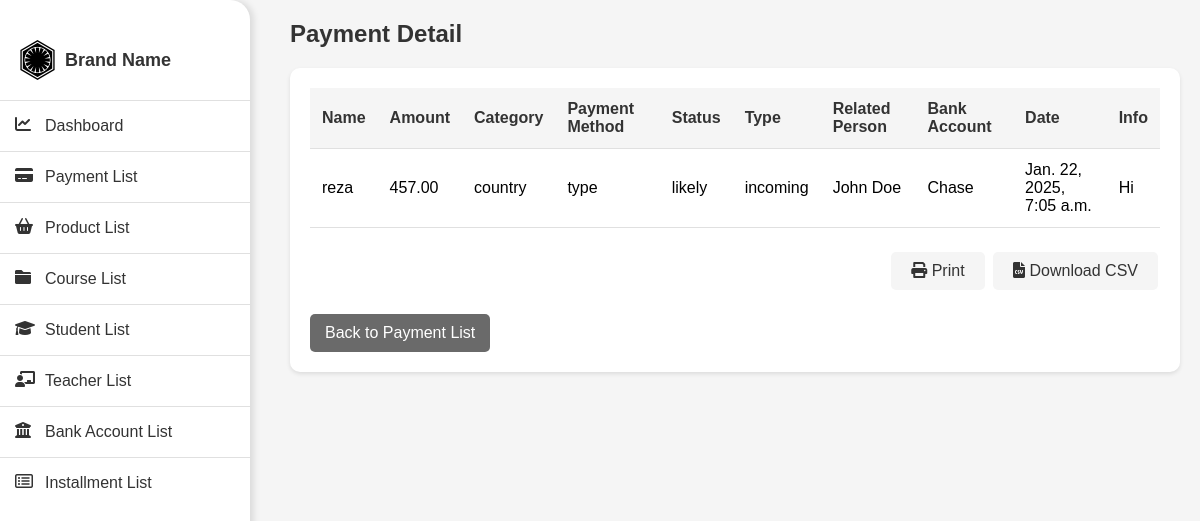
The app's page /payment-detail/319/ (signed in) with its own data.
### payments/models.py (models this page shows, shortened)
class Payment(models.Model):
    name = models.CharField(max_length=255, db_index=True)
    amount = models.DecimalField(max_digits=10, decimal_places=2)
    datetime = models.DateTimeField(auto_now_add=True, db_index=True)
    related_person = models.ForeignKey(Person, on_delete=models.DO_NOTHING, related_name='payments')
    payment_method = models.ForeignKey(PaymentMethod, on_delete=models.DO_NOTHING, related_name='payments')
    status = models.ForeignKey(Status, on_delete=models.DO_NOTHING, related_name='payments')
    info_text = models.TextField(blank=True, null=True)
    category = models.ForeignKey(PaymentCategory, on_delete=models.DO_NOTHING, related_name='payments')
    payment_type = models.ForeignKey(PaymentType, on_delete=models.DO_NOTHING, related_name='payments')
    related_bank_account = models.ForeignKey(BankAccount, on_delete=models.DO_NOTHING, null=True, blank=True,
                                             related_name='payments')

class PaymentCategory(models.Model):
    name = models.CharField(max_length=255, unique=True)
    type = models.CharField(max_length=255, blank=True, null=True)

class PaymentMethod(models.Model):
    title = models.CharField(max_length=255)
    description = models.TextField(blank=True, null=True)

class Status(models.Model):
    title = models.CharField(max_length=255)
    description = models.TextField(blank=True, null=True)

class PaymentType(models.Model):
    title = models.CharField(max_length=255)
    description = models.TextField(blank=True, null=True)

class Person(models.Model):
    name = models.CharField(max_length=255)
    national_id = models.CharField(max_length=20, unique=True)

class BankAccount(models.Model):
    name = models.CharField(max_length=255)
    bank_number = models.CharField(max_length=50, unique=True)
    description = models.TextField(blank=True, null=True)

### payments/views.py (the view)
# urls.py: path('payment-detail/<int:payment_id>/', views.payment_detail, name='payment_detail'),
@login_required
@user_passes_test(is_staff_or_superuser, login_url='login')
def payment_detail(request, payment_id):
    payment = get_object_or_404(Payment, id=payment_id)
    return render(request, 'payments/payment_detail.html', {
        'payment': payment
    })

### payments/views.py (called while the page is built)
def is_staff_or_superuser(user):
    return user.is_staff or user.is_superuser

### payments/templates/payments/payment_detail.html (shortened to what this page needs)
{% load static %}
<!DOCTYPE html>
<html lang="en">
<head>
    <link rel="stylesheet" href="https://cdnjs.cloudflare.com/ajax/libs/font-awesome/6.0.0/css/all.min.css">
</head>
<body>
<div class="sidebar">
    <div class="sidebar-header">
        <i class="fa-brands fa-first-order"></i>
        <h2>Brand Name</h2>
    </div>
    <a href="{% url 'dashboard' %}" class="sidebar-button {% if request.resolver_match.url_name == 'dashboard' %}active{% endif %}">
        <i class="fa-solid fa-chart-line"></i>
        Dashboard
    </a>
    <a href="{% url 'payment_list' %}" class="sidebar-button {% if request.resolver_match.url_name == 'payment_list' %}active{% endif %}">
        <i class="fa-solid fa-credit-card"></i>
        Payment List
    </a>
    <a href="{% url 'product_list' %}" class="sidebar-button {% if request.resolver_match.url_name == 'product_list' %}active{% endif %}">
        <i class="fa-solid fa-basket-shopping"></i>
        Product List
    </a>
    <a href="{% url 'course_list' %}" class="sidebar-button {% if request.resolver_match.url_name == 'course_list' %}active{% endif %}">
        <i class="fa-solid fa-folder"></i>
        Course List
    </a>
    <a href="{% url 'student_list' %}" class="sidebar-button {% if request.resolver_match.url_name == 'student_list' %}active{% endif %}">
        <i class="fa-solid fa-graduation-cap"></i>
        Student List
    </a>
    <a href="{% url 'teacher_list' %}" class="sidebar-button {% if request.resolver_match.url_name == 'teacher_list' %}active{% endif %}">
        <i class="fa-solid fa-chalkboard-user"></i>
        Teacher List
    </a>
    <a href="{% url 'bank_account_list' %}" class="sidebar-button {% if request.resolver_match.url_name == 'bank_account_list' %}active{% endif %}">
        <i class="fa-solid fa-building-columns"></i>
        Bank Account List
    </a>
    <a href="{% url 'installment_list' %}" class="sidebar-button {% if request.resolver_match.url_name == 'installment_list' %}active{% endif %}">
        <i class="fa-regular fa-rectangle-list"></i>
        Installment List
    </a>
</div>
<div class="content">
    <div class="page-header">
        <h1>Payment Detail</h1>
    </div>
    <div class="table-container">
        <table id="payment-detail-table">
            <thead>
                <tr>
                    <th>Name</th>
                    <th>Amount</th>
                    <th>Category</th>
                    <th>Payment Method</th>
                    <th>Status</th>
                    <th>Type</th>
                    <th>Related Person</th>
                    <th>Bank Account</th>
                    <th>Date</th>
                    <th>Info</th>
                </tr>
            </thead>
            <tbody>
                <tr>
                    <td>{{ payment.name }}</td>
                    <td>{{ payment.amount }}</td>
                    <td>{{ payment.category.name }}</td>
                    <td>{{ payment.payment_method.title }}</td>
                    <td>{{ payment.status.title }}</td>
                    <td>{{ payment.payment_type.title }}</td>
                    <td>{{ payment.related_person.name }}</td>
                    <td>{{ payment.related_bank_account.name|default:"None" }}</td>
                    <td>{{ payment.datetime }}</td>
                    <td>{{ payment.info_text }}</td>
                </tr>
            </tbody>
        </table>
        <div style="text-align: right; margin-top: 20px;">
            <button onclick="printTable('payment-detail-table')" class="action-button"><i class="fa-solid fa-print"></i> Print</button>
            <button onclick="exportToCSV('payment-detail-table')" class="action-button"><i class="fa-solid fa-file-csv"></i> Download CSV</button>
        </div>
        <a href="{% url 'payment_list' %}" class="back-link">Back to Payment List</a>
    </div>
</div>
</body>
</html>

### payments/templates/payments/payment_detail.html (style rules this page uses)
* { box-sizing: border-box; margin: 0; padding: 0; }
body { font-family: Arial, sans-serif; background: #f5f5f5; margin: 0; display: flex; opacity: 0; animation: fadeIn 0.3s ease-in forwards; }
.sidebar { width: 250px; background-color: #ffffff; border-radius: 0 20px 20px 0; box-shadow: 4px 0 6px rgba(0, 0, 0, 0.1); padding: 20px 0; height: 100vh; position: fixed; left: 0; top: 0; transition: transform 0.3s ease; }
.sidebar-header { display: flex; align-items: center; padding: 20px; border-bottom: 1px solid #e0e0e0; }
.sidebar-header i { font-size: 40px; margin-right: 10px; }
.sidebar-header h2 { font-size: 18px; color: #333333; }
.sidebar-button { display: flex; align-items: center; width: 100%; padding: 15px; text-align: left; color: #333333; text-decoration: none; border-bottom: 1px solid #e0e0e0; transition: background-color 0.3s ease; }
.sidebar-button i { width: 20px; height: 20px; margin-right: 10px; }
.sidebar-button:last-child { border-bottom: none; }
.content { margin-left: 270px; padding: 20px; width: calc(100% - 270px); transition: margin-left 0.3s ease; }
.page-header { display: flex; justify-content: space-between; align-items: center; margin-bottom: 20px; }
.page-header h1 { font-size: 24px; color: #333333; }
.table-container { background-color: #ffffff; border-radius: 10px; box-shadow: 0 2px 4px rgba(0, 0, 0, 0.1); padding: 20px; overflow-x: auto; }
table { width: 100%; border-collapse: collapse; }
th, td { padding: 12px; text-align: left; border-bottom: 1px solid #e0e0e0; }
th { background-color: #f5f5f5; font-weight: bold; color: #333333; }
.back-link { display: inline-block; margin-top: 20px; padding: 10px 15px; background-color: #6a6a6a; color: #ffffff; text-decoration: none; border-radius: 5px; }
.action-button { background-color: #f5f5f5; border: none; color: #333333; padding: 10px 20px; text-align: center; text-decoration: none; display: inline-block; font-size: 16px; margin: 4px 2px; cursor: pointer; border-radius: 5px; transition: background-color 0.3s ease; }

### records on screen
Payment: name "reza", amount "457.00", category.name "country", payment_method "type", status "likely", payment_type "incoming", related_person.name "John Doe", related_bank_account.name "Chase", datetime "Jan. 22, 2025, 7:05 a.m.", info_text "Hi"
